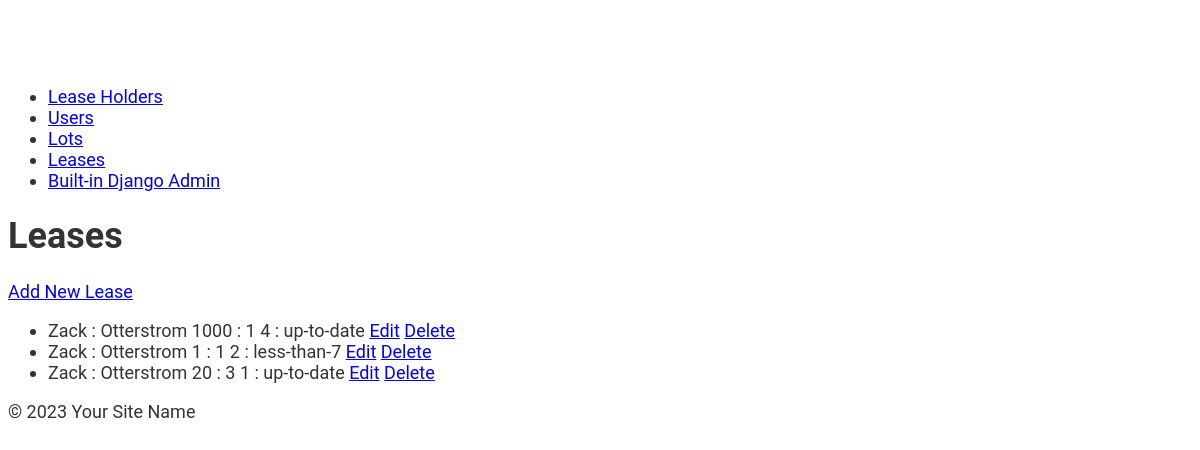
The app's page /leases_back/ (signed in), older data.
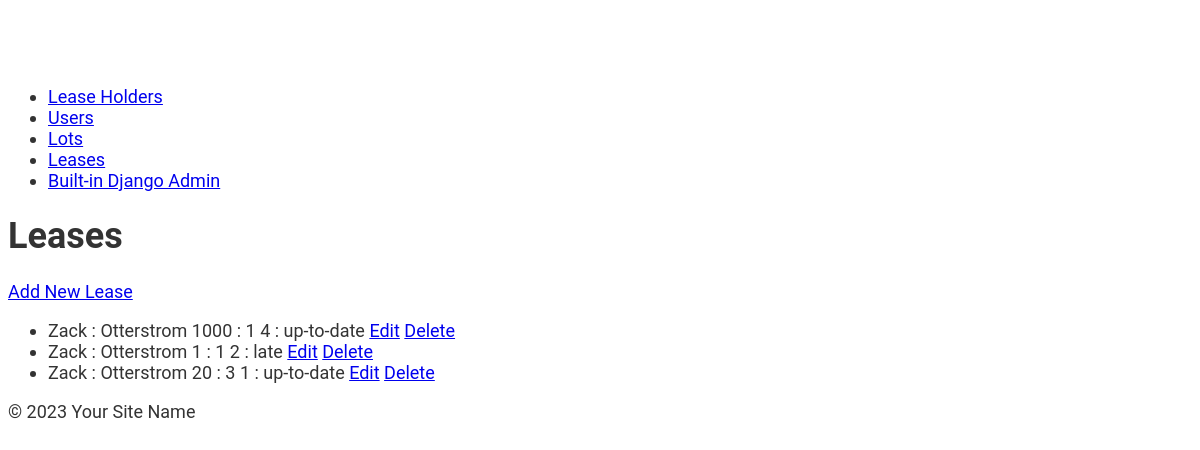
The same page, newer data.
### lots/models.py (models this page shows)
class Lease(models.Model):
    UP_TO_DATE = 'up-to-date'
    LATE = 'late'
    DELINQUENT = 'delinquent'
    PAYMENT_STATUS_CHOICES = [
        (UP_TO_DATE, 'Up to date'),
        (LATE, 'Late'),
        (DELINQUENT, 'Delinquent'),
    ]
    def __str__(self):
        return (f"{self.lease_holder}\n"
                f"{self.monthly_rental_amount} : {self.due_date}\n"
                f"{self.grace_period} : {self.payment_status}\n")  # add later?
    lot = models.ForeignKey(Lot, on_delete=models.CASCADE)  # Foreign Key related to Lot
    lease_holder = models.ForeignKey(LeaseHolder, on_delete=models.PROTECT)  # Foreign Key related to LeaseHolder
    last_payment_date = models.DateField(null=True, blank=True, help_text="Date of the most recent payment")
    last_payment_date_id = models.ForeignKey('Payment', on_delete=models.SET_NULL, null=True, blank=True, related_name='last_payment_for_lease', help_text="ID of the most recent payment")
    monthly_rental_amount = models.IntegerField()
    due_date = models.PositiveSmallIntegerField(validators=[MaxValueValidator(30)])
    grace_period = models.PositiveSmallIntegerField(validators=[MaxValueValidator(30)])
    lease_agreement_path = models.FileField(upload_to='lease_agreements/')
    lot_image_path = models.FileField(upload_to='images/')
    payment_status = models.CharField(
        max_length=20,
        choices=PAYMENT_STATUS_CHOICES,
        default=LATE,
    )

class LeaseHolder(models.Model):
    lease_holder_first_name = models.CharField(max_length=200)
    lease_holder_last_name = models.CharField(max_length=200)
    lease_holder_address = models.CharField(max_length=200)
    email = models.CharField(max_length=200)
    phone = models.CharField(max_length=200)
    def __str__(self):
        return f"{self.lease_holder_first_name} : {self.lease_holder_last_name}\n"

### lots/views.py (the view)
# urls.py: path('leases_back/', lease_back_list, name='lease_back_list'),
@login_required
@user_passes_test(is_staff_or_admin)
def lease_back_list(request):
    leases = Lease.objects.all()
    return render(request, 'lots/lease_back_list.html', {'leases': leases})

### lots/views.py (called while the page is built)
def is_staff_or_admin(user):
    return user.is_staff or user.is_superuser

### lots/templates/lots/lease_back_list.html
{% extends 'lots/base.html' %}
{% block content %}
<body>
    <h1>Leases</h1>
    <a href="{% url 'lease_create' %}">Add New Lease</a>
    <ul>
        {% for lease in leases %}
        <li>
            {{ lease }}
            <a href="{% url 'lease_update' lease.pk %}">Edit</a>
            <a href="{% url 'delete_lease_back' lease.pk %}">Delete</a>
        </li>
        {% endfor %}
    </ul>
</body>
{% endblock %}

Row changes from the older to the newer data that the page shows:
changed Lease: lease_holder+monthly_rental_amount+due_date "Zack : Otterstrom 1 : 1 2 : less-than-7" → "Zack : Otterstrom 1 : 1 2 : late"
